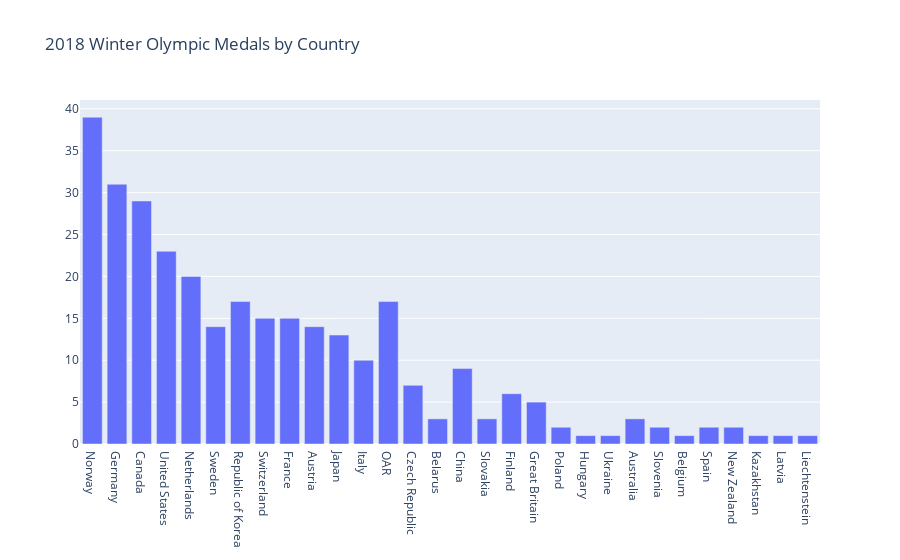

Notebook cell for this chart:
### Code cell
# create the data
data = [go.Bar(
    x=df_olympic['NOC'],  # NOC stands for the National Olympic Committee
    y=df_olympic['Total']
)]

# create the layout
layout = go.Layout(
    title='2018 Winter Olympic Medals by Country'
)

# create the figure
fig = go.Figure(data=data, layout=layout)
fig.show()

### Figure 1 — Plotly figure (JSON) as saved in the notebook; plotly's stock layout.template omitted (floating-point values rounded to 4 significant figures)
{"data": [{"type": "bar", "x": ["Norway", "Germany", "Canada", "United States", "Netherlands", "Sweden", "Republic of Korea", "Switzerland", "France", "Austria", "Japan", "Italy", "OAR", "Czech Republic", "Belarus", "China", "Slovakia", "Finland", "Great Britain", "Poland", "Hungary", "Ukraine", "Australia", "Slovenia", "Belgium", "Spain", "New Zealand", "Kazakhstan", "Latvia", "Liechtenstein"], "y": [39, 31, 29, 23, 20, 14, 17, 15, 15, 14, 13, 10, 17, 7, 3, 9, 3, 6, 5, 2, 1, 1, 3, 2, 1, 2, 2, 1, 1, 1]}], "layout": {"title": {"text": "2018 Winter Olympic Medals by Country"}}}
